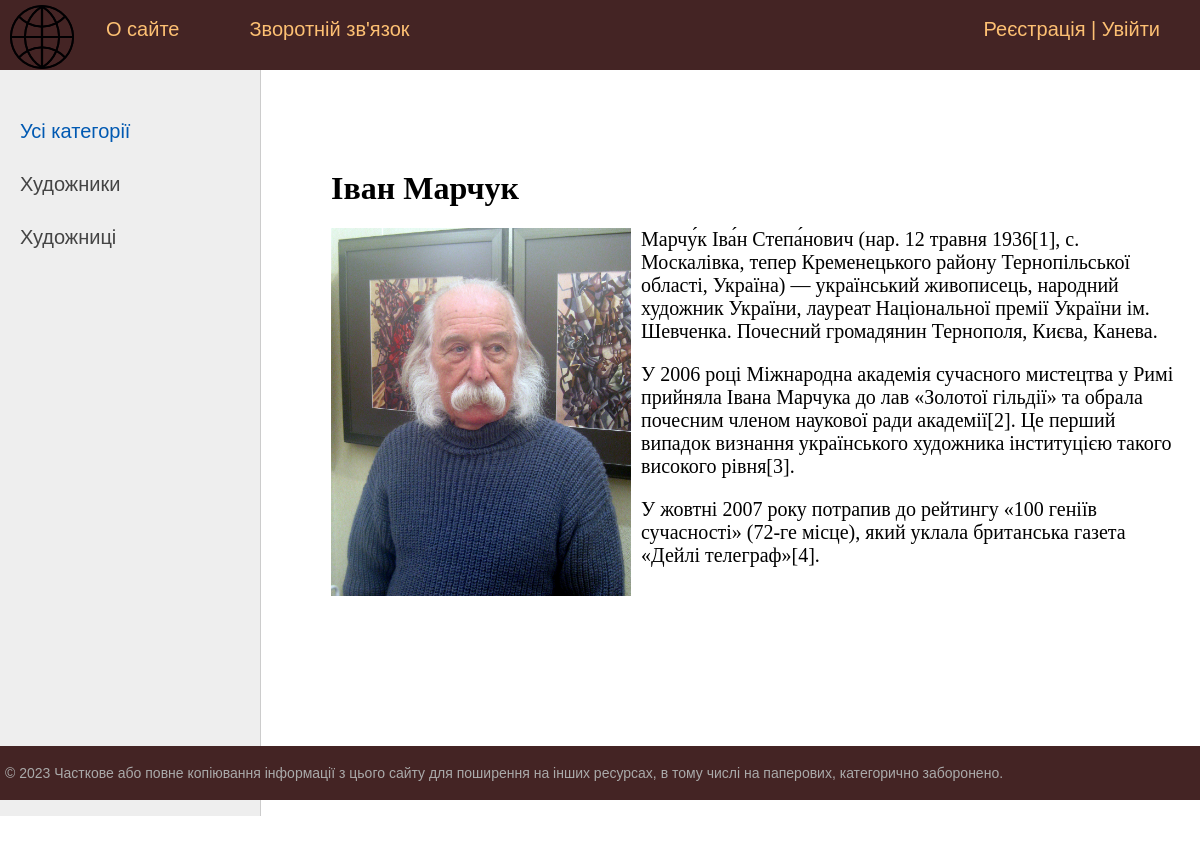
The app's page /post/ivan/ with its own data.
### artist/models.py (models this page shows, shortened)
class Category(models.Model):
    name = models.CharField(max_length=100, db_index=True, verbose_name="Категорія")
    slug = models.SlugField(max_length=255, unique=True, db_index=True, verbose_name="URL")
    def get_absolute_url(self):
        return reverse('category', kwargs={'cat_slug': self.slug})
    class Meta:
        verbose_name = 'Категорія'
        verbose_name_plural = 'Категорії'
        ordering = ['id']

class Artist(models.Model):
    title = models.CharField(max_length=255, verbose_name="Заголовок")
    slug = models.SlugField(max_length=255, unique=True, db_index=True, verbose_name="URL")
    content = models.TextField(blank=True, verbose_name="Текст статті")
    photo = models.ImageField(upload_to="photos/%Y/%m/%d/", verbose_name="Фото")
    time_create = models.DateTimeField(auto_now_add=True, verbose_name="Час створення")
    time_update = models.DateTimeField(auto_now=True, verbose_name="Час редакції")
    is_published = models.BooleanField(default=True, verbose_name="Публікація")
    cat = models.ForeignKey('Category', on_delete=models.PROTECT, verbose_name="Категорії")
    def __str__(self):
        return self.title
    class Meta:
        verbose_name = 'Відомі художники'
        verbose_name_plural = 'Відомі художники'
        ordering = ['id']

### artist/views.py (the view)
# urls.py: path('post/<slug:post_slug>/', ShowPost.as_view(), name='post'),
class ShowPost(DataMixin, DetailView):
    model = Artist
    template_name = 'artist/post.html'
    slug_url_kwarg = 'post_slug'
    context_object_name = 'post'
    def get_context_data(self, *, object_list=None, **kwargs):
        context = super().get_context_data(**kwargs)
        c_def = self.get_user_context(title=context['post'])
        return dict(list(context.items()) + list(c_def.items()))

### artist/utils.py (called while the page is built)
    def get_user_context(self, **kwargs):
        context = kwargs
        cats = Category.objects.annotate(Count('artist'))
        user_menu = menu.copy()
        if not self.request.user.is_authenticated:
            user_menu.pop(1)
        context['menu'] = user_menu
        context['cats'] = cats
        if 'cat_selected' not in context:
            context['cat_selected'] = 0
        return context

### artist/templates/artist/post.html
{% extends 'artist/base.html' %}
{% block content %}
<h1>{{post.title}}</h1>
{% if post.photo %}
<p><img class="img-article-left" src="{{post.photo.url}}"></p>
{% endif %}
{{post.content|linebreaks}}
{% endblock %}

### artist/templates/artist/base.html (shortened to what this page needs)
{% load static %}
{% load artist_tags %}
<!DOCTYPE html>
<html>
<head>
	<link type="text/css" href="{% static 'artist/css/stylesd.css' %}" rel="stylesheet" />
</head>
<body>
<table class="table-page" border=0 cellpadding="0" cellspacing="0">
<tr><td valign=top>
{% block mainmenu %}
		<div class="header">
			<ul id="mainmenu" class="mainmenu">
			<li class="logo"><a href="{% url 'home' %}"><div class="logo"></div></a></li>
{% for m in menu %}
			<li><a href="{% url m.url_name %}">{{m.title}}</a></li>
{% endfor %}
				{% if request.user.is_authenticated %}
				<li class="last"> {{user.username}} | <a href="{% url 'logout' %}">Вийти</a></li>
				{% else %}
				<li class="last"><a href="{% url 'register' %}">Реєстрація</a> | <a href="{% url 'login' %}">Увійти</a></li>
				{% endif %}
			</ul>
		</div>
{% endblock mainmenu %}
<table class="table-content" border=0 cellpadding="0" cellspacing="0">
<tr>
	<td valign="top" class="left-chapters">
	<ul id="leftchapters">
{% if cat_selected == 0 %}
		<li class="selected">Усі категорії</li>
{% else %}
		<li><a href="{% url 'home' %}">Усі категорії</a></li>
{% endif %}
    {% for c in cats %}
{% if c.artist__count > 0 %}
	{% if c.pk == cat_selected %}
		<li class="selected">{{c.name}}</li>
	{% else %}
		<li><a href="{{ c.get_absolute_url }}">{{c.name}}</a></li>
	{% endif %}
{% endif %}
{% endfor %}
	</ul>
</td>
<td valign="top" class="content">
	<div class="content-text">
{% block content %}
{% endblock %}
	</div>
</td></tr></table>
</td></tr>
<tr><td valign=top>
	<div id="footer">
		<p>&copy; 2023 Часткове або повне копіювання інформації з цього сайту для поширення на інших ресурсах, в тому числі на паперових, категорично заборонено.</p>
	</div>
</td></tr></table>
</body>
</html>

### artist/static/artist/css/stylesd.css (style rules this page uses)
html, body { font-family: 'Arial'; margin: 0; padding: 0; height: 100%; width: 100%; color: #444; }
a { color: #0059b2; text-decoration: none; }
img { max-width: 600px; height: auto; }
img.img-article-left { max-width: 300px; height: auto; float: left; padding: 0 10px 10px 0; }
.table-page { width: 100%; height: 100%; vertical-align: top; }
.table-page tr { height: 100%; }
.header { background: #442424; height: 70px; }
.logo { background: url('../images/logo.png') no-repeat 10px 5px; width: 76px; height: 70px; }
ul.mainmenu { list-style: none; margin: 0; padding: 0; height: 70px; color: #fdc073; font-size: 20px; overflow: hidden; }
ul.mainmenu li { float: left; margin: 18px 40px 0 30px; }
ul.mainmenu li.logo { margin: 0; }
ul.mainmenu li.last { float: right; }
ul.mainmenu li a { color: #fdc073; text-decoration: none; }
.table-content { width: 100%; min-height: 100%; height: 100%; }
.left-chapters { margin: 0; background: #eee; border-right: 1px solid #ccc; min-height: 100%; }
.left-chapters ul { width: 230px; min-height: 100%; margin: 0; padding: 20px 10px 10px 20px; list-style: none; font-size: 20px; }
.left-chapters ul li { margin: 30px 0 0 0; color: #999; }
.left-chapters ul li.selected { color: #0059b2; }
.left-chapters ul li a { color: #444; text-decoration: none; }
.content { padding: 40px 20px 20px 40px; width: 100%; box-sizing: border-box; }
.content-text { margin: 60px 0 0 30px; color: #000; font-size: 20px; font-family: Yandex Sans Display Light; }
.content-text h1 { font-size: 32px; }
#footer { box-sizing: border-box; background: #442424; padding: 5px; color: #aaa; font-size: 14px; font-family: Verdana, Geneva, Arial, Helvetica; text-align: left; overflow: hidden; }

### records on screen
Category: name "Художники"
Category: name "Художниці"
Artist: title "Іван Марчук", photo (picture), content "Марчу́к Іва́н Степа́нович (нар. 12 травня 1936[1], с. Москалівка, тепер Кременецького району Тернопільської області, Україна) — український живописець, народний художник України, лауреат Національної премії України ім. Шевченка. Почесний громадянин Тернополя, Києва, Канева. У 2006 році Міжнародна академія сучасного мистецтва у Римі прийняла Івана Марчука до лав «Золотої гільдії» та обрала почесним членом наукової ради академії[2]. Це перший випадок визнання українського художника інституцією такого високого рівня[3]. У жовтні 2007 року потрапив до рейтингу «100 геніїв сучасності» (72-ге місце), який уклала британська газета «Дейлі телеграф»[4]."

### other values on screen
{{ m.title }} "О сайте" "Зворотній зв'язок"
